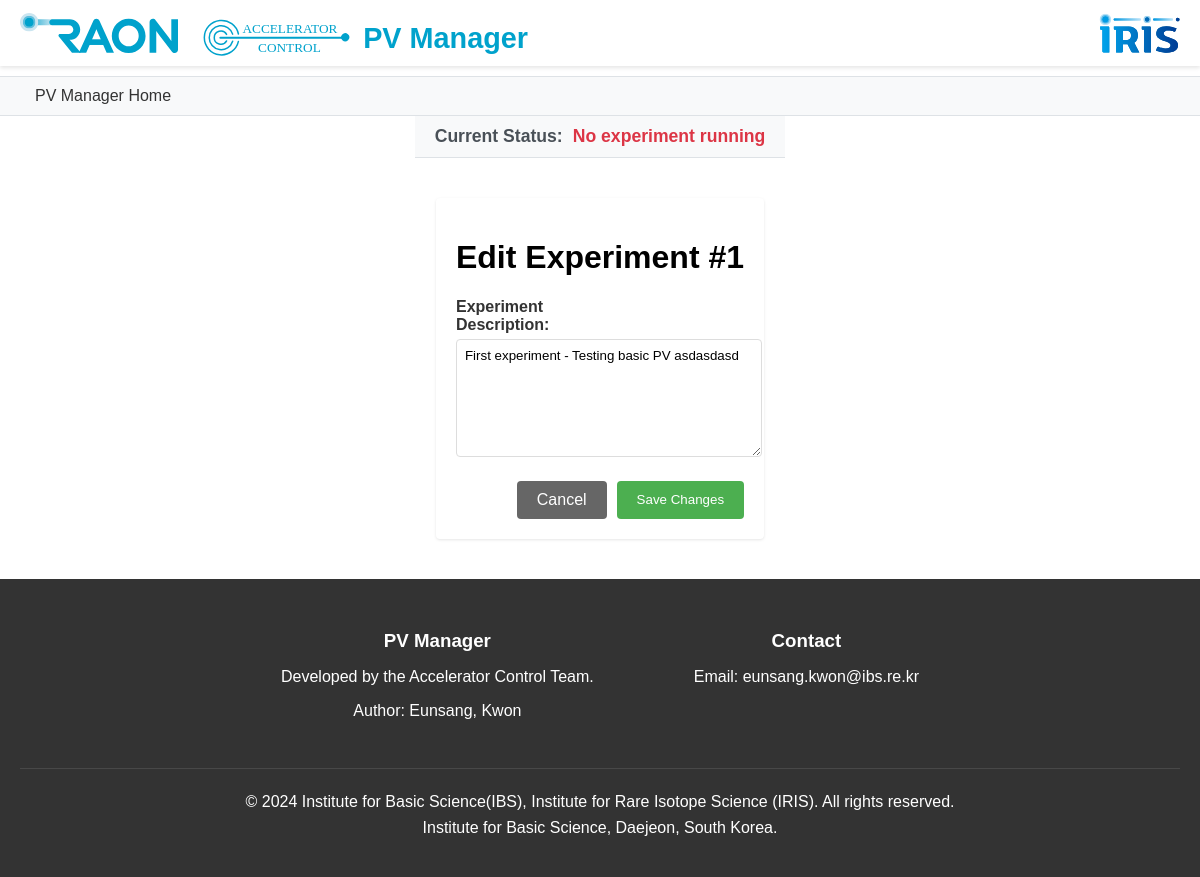
Before: /app2/experiments/1/edit with the older database file.
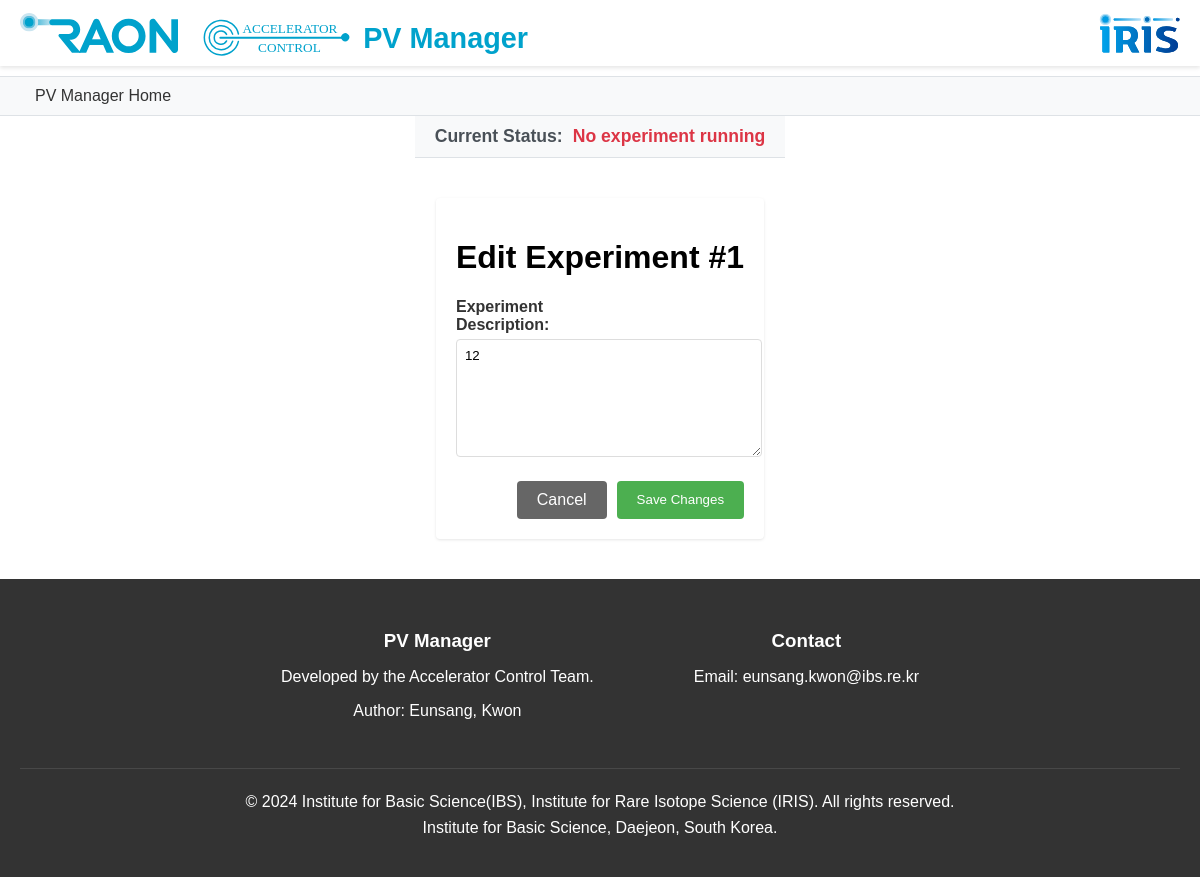
After: the same page with the newer database file.
### app/models/__init__.py (models this page shows, shortened)
class Experiment(db.Model):
    id = db.Column(db.Integer, primary_key=True)
    description = db.Column(db.Text, nullable=False)
    source_mode = db.Column(db.String(2))  # S0-S9
    beam_mode = db.Column(db.String(2))    # B0-B9
    machine_mode = db.Column(db.String(2))  # M0-M9
    ion_type = db.Column(db.String(50))
    charge_state = db.Column(db.Integer)
    beam_energy = db.Column(db.Float)
    note = db.Column(db.Text)
    created_at = db.Column(db.DateTime, default=get_korea_time)
    updated_at = db.Column(db.DateTime, default=get_korea_time, onupdate=get_korea_time)
    pvs = db.relationship('PVDataset', backref='experiment', lazy=True)

### app/routes/api.py (the view, shortened to what this page needs)
@bp.route('/experiments/<int:exp_id>/edit', methods=['GET', 'POST'])
def edit_experiment(exp_id):
    experiment = Experiment.query.get_or_404(exp_id)
    return render_template('edit_experiment.html', experiment=experiment)

### app/templates/edit_experiment.html (shortened to what this page needs)
{% extends "base.html" %}
{% block content %}
<div class="form-container">
    <h1>Edit Experiment #{{ experiment.id }}</h1>
    <form method="POST">
        <div class="form-group">
            <label for="description">Experiment Description:</label>
            <textarea name="description" id="description" required>{{ experiment.description }}</textarea>
        </div>
        <div class="button-group">
            <a href="{{ url_for('api.experiment_list') }}" class="cancel-button">Cancel</a>
            <button type="submit" class="submit-button">Save Changes</button>
        </div>
    </form>
</div>
{% endblock content %}

Changed rows visible on the page:
changed Experiment id 1: description "First experiment - Testing basic PV asdasdasd" → "12"
